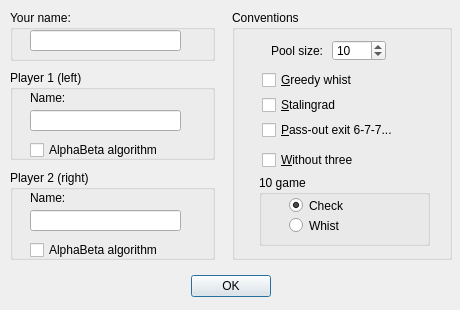
<?xml version="1.0" encoding="UTF-8"?>
<ui version="4.0">
 <class>NewGameDialog</class>
 <widget class="QDialog" name="NewGameDialog">
  <property name="windowModality">
   <enum>Qt::ApplicationModal</enum>
  </property>
  <property name="geometry">
   <rect>
    <x>0</x>
    <y>0</y>
    <width>460</width>
    <height>310</height>
   </rect>
  </property>
  <property name="sizePolicy">
   <sizepolicy hsizetype="Fixed" vsizetype="Fixed">
    <horstretch>0</horstretch>
    <verstretch>0</verstretch>
   </sizepolicy>
  </property>
  <property name="minimumSize">
   <size>
    <width>460</width>
    <height>310</height>
   </size>
  </property>
  <property name="maximumSize">
   <size>
    <width>460</width>
    <height>310</height>
   </size>
  </property>
  <property name="acceptDrops">
   <bool>false</bool>
  </property>
  <property name="windowTitle">
   <string>New Game</string>
  </property>
  <property name="sizeGripEnabled">
   <bool>false</bool>
  </property>
  <property name="modal">
   <bool>true</bool>
  </property>
  <widget class="QDialogButtonBox" name="buttonBox">
   <property name="geometry">
    <rect>
     <x>10</x>
     <y>270</y>
     <width>441</width>
     <height>32</height>
    </rect>
   </property>
   <property name="orientation">
    <enum>Qt::Horizontal</enum>
   </property>
   <property name="standardButtons">
    <set>QDialogButtonBox::Ok</set>
   </property>
   <property name="centerButtons">
    <bool>true</bool>
   </property>
  </widget>
  <widget class="QGroupBox" name="groupBox">
   <property name="geometry">
    <rect>
     <x>10</x>
     <y>70</y>
     <width>205</width>
     <height>90</height>
    </rect>
   </property>
   <property name="title">
    <string>Player 1 (left)</string>
   </property>
   <widget class="QCheckBox" name="cbAlphaBeta1">
    <property name="geometry">
     <rect>
      <x>20</x>
      <y>70</y>
      <width>181</width>
      <height>20</height>
     </rect>
    </property>
    <property name="toolTip">
     <string>Increase difficulty</string>
    </property>
    <property name="text">
     <string>AlphaBeta algorithm</string>
    </property>
   </widget>
   <widget class="QLabel" name="label">
    <property name="geometry">
     <rect>
      <x>20</x>
      <y>20</y>
      <width>52</width>
      <height>15</height>
     </rect>
    </property>
    <property name="text">
     <string>Name:</string>
    </property>
   </widget>
   <widget class="QLineEdit" name="leName1">
    <property name="geometry">
     <rect>
      <x>20</x>
      <y>40</y>
      <width>151</width>
      <height>21</height>
     </rect>
    </property>
    <property name="toolTip">
     <string>Name of opponent (for chart)</string>
    </property>
   </widget>
  </widget>
  <widget class="QGroupBox" name="groupBox_2">
   <property name="geometry">
    <rect>
     <x>232</x>
     <y>10</y>
     <width>220</width>
     <height>250</height>
    </rect>
   </property>
   <property name="title">
    <string>Conventions</string>
   </property>
   <widget class="QCheckBox" name="cbStalin">
    <property name="geometry">
     <rect>
      <x>30</x>
      <y>85</y>
      <width>171</width>
      <height>20</height>
     </rect>
    </property>
    <property name="sizePolicy">
     <sizepolicy hsizetype="Maximum" vsizetype="Fixed">
      <horstretch>0</horstretch>
      <verstretch>0</verstretch>
     </sizepolicy>
    </property>
    <property name="toolTip">
     <string>In six of spades game all opponents must whist</string>
    </property>
    <property name="text">
     <string>&amp;Stalingrad</string>
    </property>
   </widget>
   <widget class="QGroupBox" name="groupBox_3">
    <property name="geometry">
     <rect>
      <x>27</x>
      <y>165</y>
      <width>171</width>
      <height>71</height>
     </rect>
    </property>
    <property name="title">
     <string>10 game</string>
    </property>
    <widget class="QRadioButton" name="rbTenCheck">
     <property name="geometry">
      <rect>
       <x>30</x>
       <y>20</y>
       <width>121</width>
       <height>21</height>
      </rect>
     </property>
     <property name="sizePolicy">
      <sizepolicy hsizetype="Maximum" vsizetype="Fixed">
       <horstretch>0</horstretch>
       <verstretch>0</verstretch>
      </sizepolicy>
     </property>
     <property name="text">
      <string>Check</string>
     </property>
     <property name="checked">
      <bool>true</bool>
     </property>
    </widget>
    <widget class="QRadioButton" name="rbTenWhist">
     <property name="geometry">
      <rect>
       <x>30</x>
       <y>40</y>
       <width>121</width>
       <height>21</height>
      </rect>
     </property>
     <property name="sizePolicy">
      <sizepolicy hsizetype="Maximum" vsizetype="Fixed">
       <horstretch>0</horstretch>
       <verstretch>0</verstretch>
      </sizepolicy>
     </property>
     <property name="toolTip">
      <string>In 10 game whister must take at least one trick</string>
     </property>
     <property name="text">
      <string>Whist</string>
     </property>
    </widget>
   </widget>
   <widget class="QLabel" name="lbGame">
    <property name="geometry">
     <rect>
      <x>10</x>
      <y>31</y>
      <width>81</width>
      <height>20</height>
     </rect>
    </property>
    <property name="text">
     <string>Pool size:</string>
    </property>
    <property name="textFormat">
     <enum>Qt::PlainText</enum>
    </property>
    <property name="alignment">
     <set>Qt::AlignRight|Qt::AlignTrailing|Qt::AlignVCenter</set>
    </property>
   </widget>
   <widget class="QCheckBox" name="cbGreedy">
    <property name="geometry">
     <rect>
      <x>30</x>
      <y>60</y>
      <width>171</width>
      <height>20</height>
     </rect>
    </property>
    <property name="sizePolicy">
     <sizepolicy hsizetype="Maximum" vsizetype="Fixed">
      <horstretch>0</horstretch>
      <verstretch>0</verstretch>
     </sizepolicy>
    </property>
    <property name="text">
     <string>&amp;Greedy whist</string>
    </property>
   </widget>
   <widget class="QCheckBox" name="cbAggPass">
    <property name="geometry">
     <rect>
      <x>30</x>
      <y>110</y>
      <width>181</width>
      <height>20</height>
     </rect>
    </property>
    <property name="sizePolicy">
     <sizepolicy hsizetype="Maximum" vsizetype="Fixed">
      <horstretch>0</horstretch>
      <verstretch>0</verstretch>
     </sizepolicy>
    </property>
    <property name="text">
     <string>&amp;Pass-out exit 6-7-7...</string>
    </property>
   </widget>
   <widget class="QSpinBox" name="sbGame">
    <property name="geometry">
     <rect>
      <x>100</x>
      <y>30</y>
      <width>54</width>
      <height>21</height>
     </rect>
    </property>
    <property name="toolTip">
     <string>When all players reach this score in pool the game ends</string>
    </property>
    <property name="minimum">
     <number>4</number>
    </property>
    <property name="maximum">
     <number>1000</number>
    </property>
    <property name="value">
     <number>10</number>
    </property>
   </widget>
   <widget class="QCheckBox" name="cbWithoutThree">
    <property name="geometry">
     <rect>
      <x>30</x>
      <y>140</y>
      <width>171</width>
      <height>20</height>
     </rect>
    </property>
    <property name="sizePolicy">
     <sizepolicy hsizetype="Maximum" vsizetype="Fixed">
      <horstretch>0</horstretch>
      <verstretch>0</verstretch>
     </sizepolicy>
    </property>
    <property name="toolTip">
     <string>Cancel game with penalty of three untaken tricks. No whists are written</string>
    </property>
    <property name="text">
     <string>&amp;Without three</string>
    </property>
   </widget>
  </widget>
  <widget class="QGroupBox" name="groupBox_4">
   <property name="geometry">
    <rect>
     <x>10</x>
     <y>170</y>
     <width>205</width>
     <height>90</height>
    </rect>
   </property>
   <property name="title">
    <string>Player 2 (right)</string>
   </property>
   <widget class="QCheckBox" name="cbAlphaBeta2">
    <property name="geometry">
     <rect>
      <x>20</x>
      <y>70</y>
      <width>181</width>
      <height>20</height>
     </rect>
    </property>
    <property name="toolTip">
     <string>Increase difficulty</string>
    </property>
    <property name="text">
     <string>AlphaBeta algorithm</string>
    </property>
   </widget>
   <widget class="QLabel" name="label_2">
    <property name="geometry">
     <rect>
      <x>20</x>
      <y>20</y>
      <width>52</width>
      <height>15</height>
     </rect>
    </property>
    <property name="text">
     <string>Name:</string>
    </property>
   </widget>
   <widget class="QLineEdit" name="leName2">
    <property name="geometry">
     <rect>
      <x>20</x>
      <y>40</y>
      <width>151</width>
      <height>21</height>
     </rect>
    </property>
    <property name="toolTip">
     <string>Name of opponent (for chart)</string>
    </property>
   </widget>
  </widget>
  <widget class="QGroupBox" name="groupBox_5">
   <property name="geometry">
    <rect>
     <x>10</x>
     <y>10</y>
     <width>205</width>
     <height>51</height>
    </rect>
   </property>
   <property name="title">
    <string>Your name:</string>
   </property>
   <widget class="QLineEdit" name="leHumanName">
    <property name="geometry">
     <rect>
      <x>20</x>
      <y>20</y>
      <width>151</width>
      <height>21</height>
     </rect>
    </property>
    <property name="toolTip">
     <string>Your name (to display in chart)</string>
    </property>
   </widget>
  </widget>
 </widget>
 <resources/>
 <connections>
  <connection>
   <sender>buttonBox</sender>
   <signal>accepted()</signal>
   <receiver>NewGameDialog</receiver>
   <slot>accept()</slot>
   <hints>
    <hint type="sourcelabel">
     <x>248</x>
     <y>254</y>
    </hint>
    <hint type="destinationlabel">
     <x>157</x>
     <y>274</y>
    </hint>
   </hints>
  </connection>
  <connection>
   <sender>buttonBox</sender>
   <signal>rejected()</signal>
   <receiver>NewGameDialog</receiver>
   <slot>reject()</slot>
   <hints>
    <hint type="sourcelabel">
     <x>316</x>
     <y>260</y>
    </hint>
    <hint type="destinationlabel">
     <x>286</x>
     <y>274</y>
    </hint>
   </hints>
  </connection>
 </connections>
</ui>
